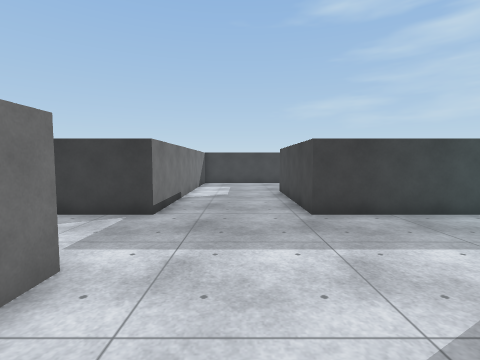
View 1 (above)

18 first-person views from a walk through a 3-D level made in the Unity game engine. The camera is 1.4 m above the floor, tilts 4° down and sees 85° across. The floor is counted in squares, 1 m on a side. Each view is taken from the middle of a square. On the plan, view 1 faces up. The plan holds only what a view shows up to about 13 squares ahead; the rest is blank. The place goes on beyond the plan. The player is left out. Some animated figures are not drawn. Surface patterns are stand-ins for the level's own textures.

View 2
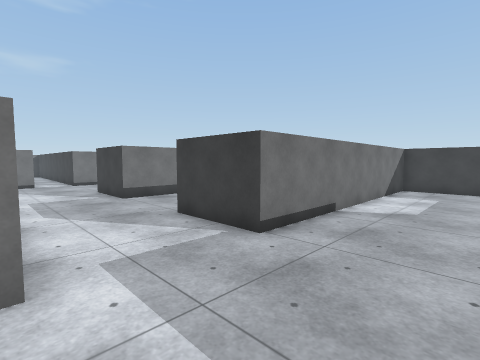

View 3
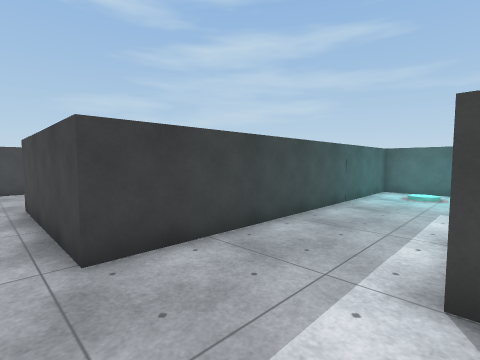

View 4
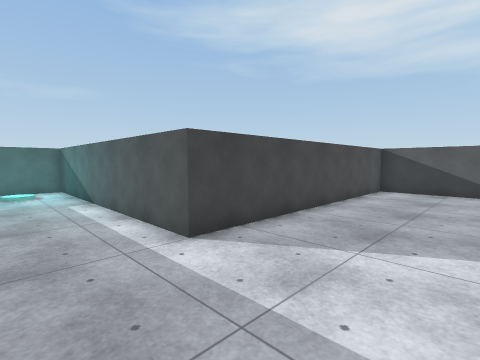

View 5
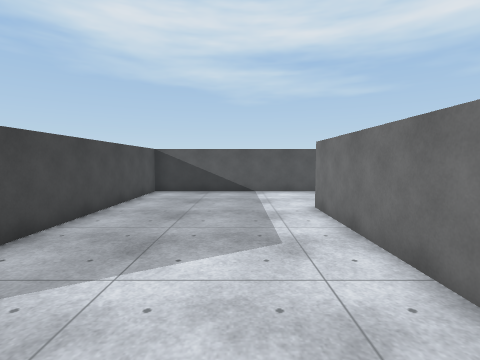

View 6
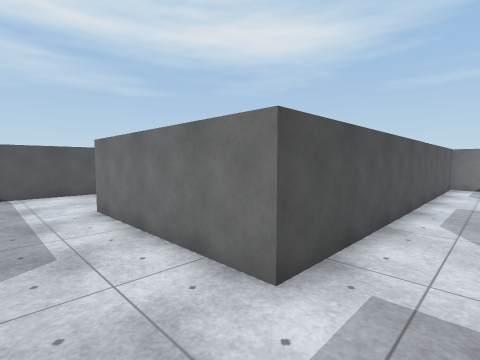

View 7
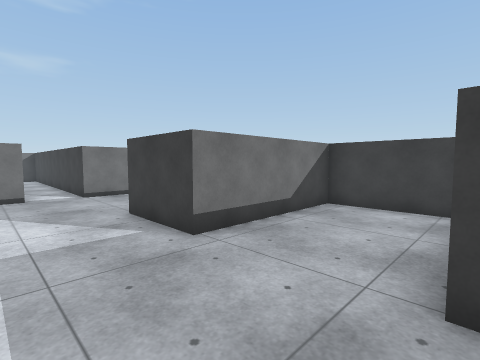

View 8
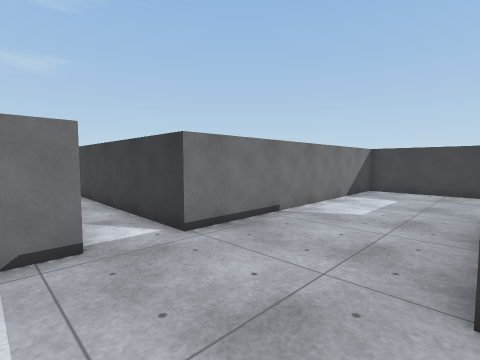

View 9
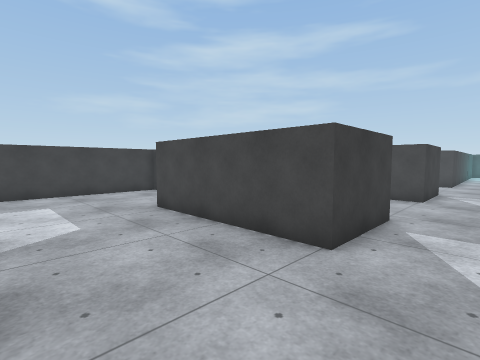

View 10
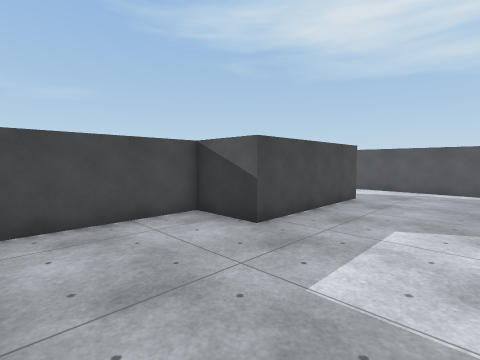

View 11
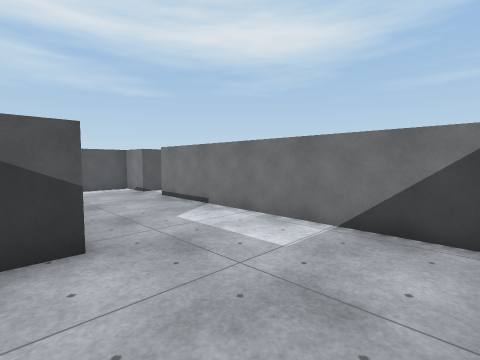

View 12
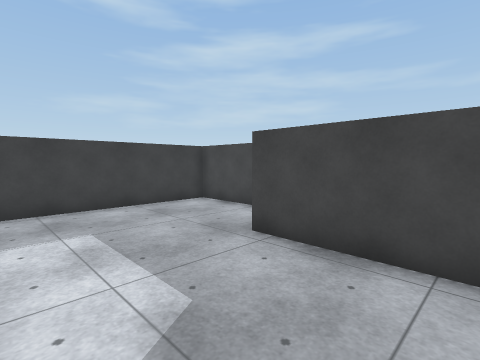

View 13
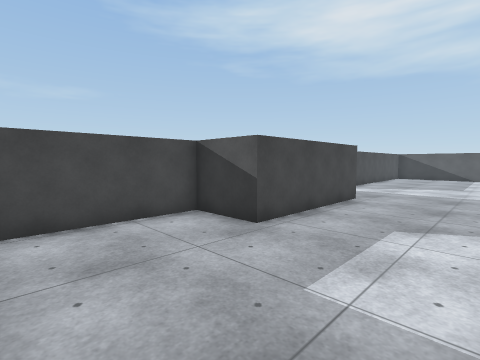

View 14
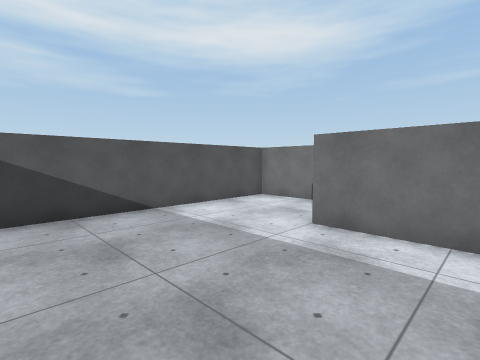

View 15
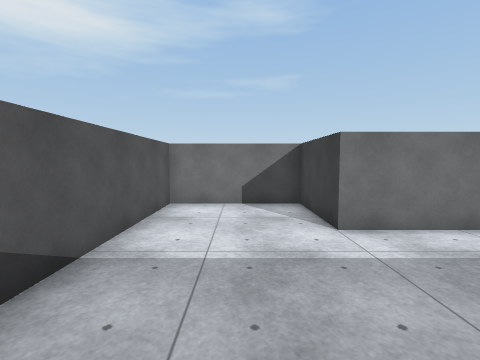

View 16
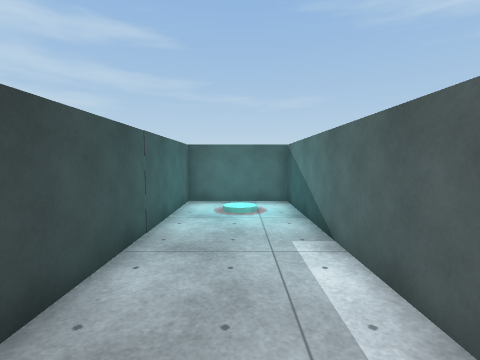

View 17
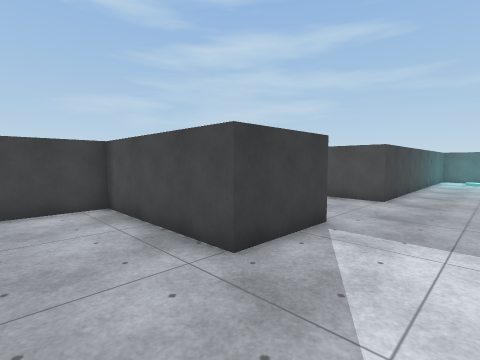

View 18
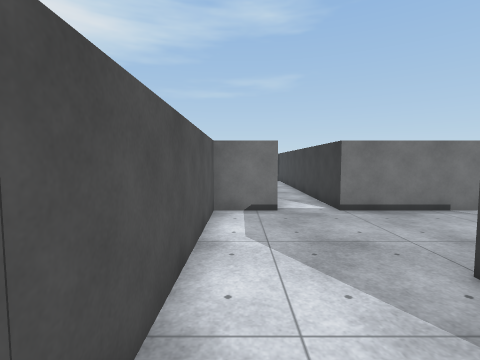

### Floor plan
Points are (right, up) in squares from view 1. A wall is a line through its corners. A room is listed if a view was taken in it or the views show most of it. See-through windows are left out.
Room 1 (views 1, 2, 3, 4, 5, 6, 7, 8, 9, 10, 11, 12, 13, 14, 15, 16, 17, 18)
walls: (-17.5, 5.1) (-16.5, 5.1) (-16.5, 3.3) (-2.3, 3.3) (-2.3, -3) (-5.7, -3) (-5.7, -7.3) (4, -7.3) (4, 3.3) (14.3, 3.3) (14.3, 6.8) (1.9, 6.8) (1.9, 12.6) (4.2, 12.6) (4.2, 17.3) (-2.3, 17.3) (-2.3, 6.8) (-5.3, 6.8) (-5.3, 12.3) (-9.1, 12.3) (-9.1, 6.8) (-12.1, 6.8) (-12.1, 12.6) (-9.8, 12.6) (-9.8, 17.3) (-16.5, 17.3) (-16.5, 6.8) (-17.5, 6.8)
objects: cyan disc (13, 5)

Positions as (right, up) in squares from view 1, and headings:
1: (0, 0), facing up
2: (1, 3), facing up-left
3: (1, 3), facing up-right
4: (0, 6), facing down-right
5: (0, 5), facing down
6: (0, 5), facing down-left
7: (-5, 4), facing up-left
8: (-12, 4), facing up-left
9: (-16, 5), facing up-right
10: (-16, 17), facing down-right
11: (-11, 17), facing down-left
12: (-2, 9), facing up-right
13: (-2, 17), facing down-right
14: (3, 0), facing down-left
15: (3, -5), facing left
16: (5, 5), facing right
17: (-8, 4), facing up-right
18: (-9, 4), facing left
